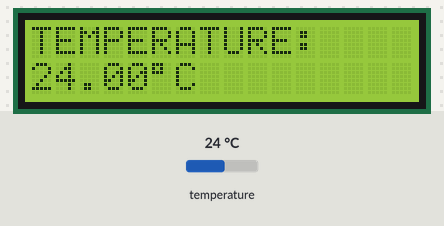
This sketch was run on a simulated Arduino Uno, built with avr-gcc and run on an emulated ATmega328P. Parts: 16×2 character LCD. The test bench sets the inputs (shaded band); at power-on: temperature 24 °C. What the sketch prints to the serial monitor is not drawn.

Above: at 1.2 s.
1.3 s: temperature set to 12 °C
At 2.3 s:
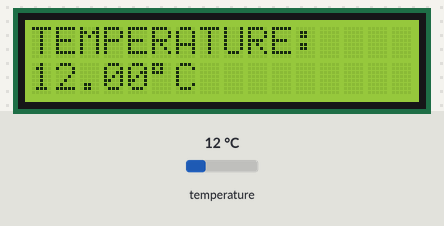
3.3 s: temperature set to 19 °C
At 4.9 s:
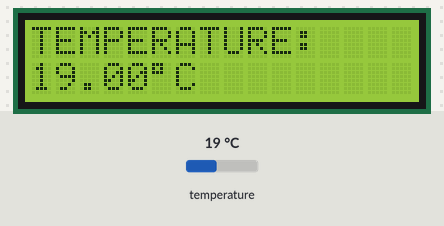
5.2 s: temperature set to 28 °C
At 6.6 s:
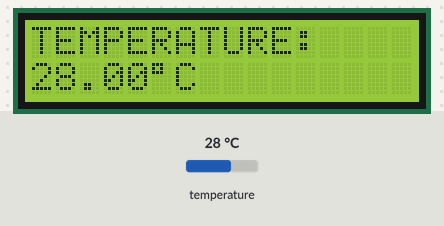
Timing chart, 0 to 8.2 s (numbered marks = the images above; inputs shaded):
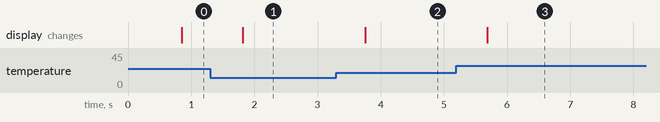

Measured:
- after the input at 1.3 s, the display: changes after 0.52 s (image 1)
- after the input at 3.3 s, the display: changes after 0.45 s (image 2)
- after the input at 5.2 s, the display: changes after 0.49 s (image 3)

The sketch:

DS18B20_with_LCD.ino
```cpp
// include the library code:
#include <LiquidCrystal.h>

// initialize the library with the numbers of the interface pins
LiquidCrystal lcd(12, 11, 5, 4, 3, 2);

//******DS18B20********
#include <OneWire.h>
#include <DallasTemperature.h>
#define ONE_WIRE_BUS 7

OneWire oneWire(ONE_WIRE_BUS);
DallasTemperature ds18b20(&oneWire);
float ds_tempC = 0;


void setup() {
  // set up the number of columns and rows on the LCD
  lcd.begin(16, 2);
  ds18b20.begin();
  Serial.begin(9600);
  lcd.clear();
  }

void loop() {

  // DS18B20
  ds18b20.requestTemperatures();
  ds_tempC = ds18b20.getTempCByIndex(0);

  Serial.print("DS18B20 sensor temperature C: ");
  Serial.println(ds_tempC);

  lcd.setCursor(0, 0);
  // print some text
  lcd.print("TEMPERATURE:");
  // move the cursor to the second line
  lcd.setCursor(0, 1);
  lcd.print(ds_tempC);
  lcd.write(B11011111); // degree symbol
  lcd.print("C ");

  delay(200);
}
```
